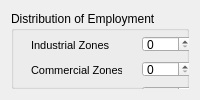
                     <widget class="QWidget" name="page_2">
                      <layout class="QVBoxLayout" name="verticalLayout_14">
                       <item>
                        <widget class="QGroupBox" name="groupBox_2">
                         <property name="title">
                          <string>Distribution of Employment</string>
                         </property>
                         <widget class="QLabel" name="dist_ind_units">
                          <property name="geometry">
                           <rect>
                            <x>200</x>
                            <y>25</y>
                            <width>101</width>
                            <height>20</height>
                           </rect>
                          </property>
                          <property name="text">
                           <string>&lt;!DOCTYPE HTML PUBLIC &quot;-//W3C//DTD HTML 4.0//EN&quot; &quot;http://www.w3.org/TR/REC-html40/strict.dtd&quot;&gt;
&lt;html&gt;&lt;head&gt;&lt;meta name=&quot;qrichtext&quot; content=&quot;1&quot; /&gt;&lt;style type=&quot;text/css&quot;&gt;
p, li { white-space: pre-wrap; }
&lt;/style&gt;&lt;/head&gt;&lt;body style=&quot; font-family:'MS Shell Dlg 2'; font-size:8.25pt; font-weight:400; font-style:normal;&quot;&gt;
&lt;p style=&quot; margin-top:0px; margin-bottom:0px; margin-left:0px; margin-right:0px; -qt-block-indent:0; text-indent:0px;&quot;&gt;&lt;span style=&quot; font-size:8pt;&quot;&gt;employees/ha&lt;/span&gt;&lt;/p&gt;&lt;/body&gt;&lt;/html&gt;</string>
                          </property>
                         </widget>
                         <widget class="QLabel" name="dist_ind_lbl">
                          <property name="geometry">
                           <rect>
                            <x>20</x>
                            <y>25</y>
                            <width>91</width>
                            <height>20</height>
                           </rect>
                          </property>
                          <property name="text">
                           <string>&lt;!DOCTYPE HTML PUBLIC &quot;-//W3C//DTD HTML 4.0//EN&quot; &quot;http://www.w3.org/TR/REC-html40/strict.dtd&quot;&gt;
&lt;html&gt;&lt;head&gt;&lt;meta name=&quot;qrichtext&quot; content=&quot;1&quot; /&gt;&lt;style type=&quot;text/css&quot;&gt;
p, li { white-space: pre-wrap; }
&lt;/style&gt;&lt;/head&gt;&lt;body style=&quot; font-family:'MS Shell Dlg 2'; font-size:8.25pt; font-weight:400; font-style:normal;&quot;&gt;
&lt;p style=&quot; margin-top:0px; margin-bottom:0px; margin-left:0px; margin-right:0px; -qt-block-indent:0; text-indent:0px;&quot;&gt;&lt;span style=&quot; font-size:8pt;&quot;&gt;Industrial Zones&lt;/span&gt;&lt;/p&gt;&lt;/body&gt;&lt;/html&gt;</string>
                          </property>
                         </widget>
                         <widget class="QLabel" name="dist_com_lbl">
                          <property name="geometry">
                           <rect>
                            <x>20</x>
                            <y>50</y>
                            <width>91</width>
                            <height>20</height>
                           </rect>
                          </property>
                          <property name="text">
                           <string>&lt;!DOCTYPE HTML PUBLIC &quot;-//W3C//DTD HTML 4.0//EN&quot; &quot;http://www.w3.org/TR/REC-html40/strict.dtd&quot;&gt;
&lt;html&gt;&lt;head&gt;&lt;meta name=&quot;qrichtext&quot; content=&quot;1&quot; /&gt;&lt;style type=&quot;text/css&quot;&gt;
p, li { white-space: pre-wrap; }
&lt;/style&gt;&lt;/head&gt;&lt;body style=&quot; font-family:'MS Shell Dlg 2'; font-size:8.25pt; font-weight:400; font-style:normal;&quot;&gt;
&lt;p style=&quot; margin-top:0px; margin-bottom:0px; margin-left:0px; margin-right:0px; -qt-block-indent:0; text-indent:0px;&quot;&gt;&lt;span style=&quot; font-size:8pt;&quot;&gt;Commercial Zones&lt;/span&gt;&lt;/p&gt;&lt;/body&gt;&lt;/html&gt;</string>
                          </property>
                         </widget>
                         <widget class="QLabel" name="dist_com_units">
                          <property name="geometry">
                           <rect>
                            <x>200</x>
                            <y>50</y>
                            <width>101</width>
                            <height>20</height>
                           </rect>
                          </property>
                          <property name="text">
                           <string>&lt;!DOCTYPE HTML PUBLIC &quot;-//W3C//DTD HTML 4.0//EN&quot; &quot;http://www.w3.org/TR/REC-html40/strict.dtd&quot;&gt;
&lt;html&gt;&lt;head&gt;&lt;meta name=&quot;qrichtext&quot; content=&quot;1&quot; /&gt;&lt;style type=&quot;text/css&quot;&gt;
p, li { white-space: pre-wrap; }
&lt;/style&gt;&lt;/head&gt;&lt;body style=&quot; font-family:'MS Shell Dlg 2'; font-size:8.25pt; font-weight:400; font-style:normal;&quot;&gt;
&lt;p style=&quot; margin-top:0px; margin-bottom:0px; margin-left:0px; margin-right:0px; -qt-block-indent:0; text-indent:0px;&quot;&gt;&lt;span style=&quot; font-size:8pt;&quot;&gt;employees/ha&lt;/span&gt;&lt;/p&gt;&lt;/body&gt;&lt;/html&gt;</string>
                          </property>
                         </widget>
                         <widget class="QSpinBox" name="dist_ind_spin">
                          <property name="geometry">
                           <rect>
                            <x>131</x>
                            <y>25</y>
                            <width>51</width>
                            <height>16</height>
                           </rect>
                          </property>
                          <property name="maximum">
                           <number>500</number>
                          </property>
                         </widget>
                         <widget class="QSpinBox" name="dist_com_spin">
                          <property name="geometry">
                           <rect>
                            <x>131</x>
                            <y>50</y>
                            <width>51</width>
                            <height>16</height>
                           </rect>
                          </property>
                          <property name="maximum">
                           <number>500</number>
                          </property>
                         </widget>
                         <widget class="QLabel" name="dist_explain">
                          <property name="geometry">
                           <rect>
                            <x>20</x>
                            <y>100</y>
                            <width>321</width>
                            <height>20</height>
                           </rect>
                          </property>
                          <property name="text">
                           <string>&lt;!DOCTYPE HTML PUBLIC &quot;-//W3C//DTD HTML 4.0//EN&quot; &quot;http://www.w3.org/TR/REC-html40/strict.dtd&quot;&gt;
&lt;html&gt;&lt;head&gt;&lt;meta name=&quot;qrichtext&quot; content=&quot;1&quot; /&gt;&lt;style type=&quot;text/css&quot;&gt;
p, li { white-space: pre-wrap; }
&lt;/style&gt;&lt;/head&gt;&lt;body style=&quot; font-family:'MS Shell Dlg 2'; font-size:8.25pt; font-weight:400; font-style:normal;&quot;&gt;
&lt;p style=&quot; margin-top:0px; margin-bottom:0px; margin-left:0px; margin-right:0px; -qt-block-indent:0; text-indent:0px;&quot;&gt;&lt;span style=&quot; font-size:8pt; font-style:italic;&quot;&gt;(indicate typical employment density on net developable area)&lt;/span&gt;&lt;/p&gt;&lt;/body&gt;&lt;/html&gt;</string>
                          </property>
                         </widget>
                         <widget class="QLabel" name="dist_orc_lbl">
                          <property name="geometry">
                           <rect>
                            <x>20</x>
                            <y>75</y>
                            <width>91</width>
                            <height>20</height>
                           </rect>
                          </property>
                          <property name="text">
                           <string>&lt;!DOCTYPE HTML PUBLIC &quot;-//W3C//DTD HTML 4.0//EN&quot; &quot;http://www.w3.org/TR/REC-html40/strict.dtd&quot;&gt;
&lt;html&gt;&lt;head&gt;&lt;meta name=&quot;qrichtext&quot; content=&quot;1&quot; /&gt;&lt;style type=&quot;text/css&quot;&gt;
p, li { white-space: pre-wrap; }
&lt;/style&gt;&lt;/head&gt;&lt;body style=&quot; font-family:'MS Shell Dlg 2'; font-size:8.25pt; font-weight:400; font-style:normal;&quot;&gt;
&lt;p style=&quot; margin-top:0px; margin-bottom:0px; margin-left:0px; margin-right:0px; -qt-block-indent:0; text-indent:0px;&quot;&gt;&lt;span style=&quot; font-size:8pt;&quot;&gt;Offices&lt;/span&gt;&lt;/p&gt;&lt;/body&gt;&lt;/html&gt;</string>
                          </property>
                         </widget>
                         <widget class="QLabel" name="dist_orc_units">
                          <property name="geometry">
                           <rect>
                            <x>200</x>
                            <y>75</y>
                            <width>101</width>
                            <height>20</height>
                           </rect>
                          </property>
                          <property name="text">
                           <string>&lt;!DOCTYPE HTML PUBLIC &quot;-//W3C//DTD HTML 4.0//EN&quot; &quot;http://www.w3.org/TR/REC-html40/strict.dtd&quot;&gt;
&lt;html&gt;&lt;head&gt;&lt;meta name=&quot;qrichtext&quot; content=&quot;1&quot; /&gt;&lt;style type=&quot;text/css&quot;&gt;
p, li { white-space: pre-wrap; }
&lt;/style&gt;&lt;/head&gt;&lt;body style=&quot; font-family:'MS Shell Dlg 2'; font-size:8.25pt; font-weight:400; font-style:normal;&quot;&gt;
&lt;p style=&quot; margin-top:0px; margin-bottom:0px; margin-left:0px; margin-right:0px; -qt-block-indent:0; text-indent:0px;&quot;&gt;&lt;span style=&quot; font-size:8pt;&quot;&gt;employees/ha&lt;/span&gt;&lt;/p&gt;&lt;/body&gt;&lt;/html&gt;</string>
                          </property>
                         </widget>
                         <widget class="QSpinBox" name="dist_orc_spin">
                          <property name="geometry">
                           <rect>
                            <x>131</x>
                            <y>75</y>
                            <width>51</width>
                            <height>16</height>
                           </rect>
                          </property>
                          <property name="maximum">
                           <number>500</number>
                          </property>
                         </widget>
                        </widget>
                       </item>
                      </layout>
                     </widget>
